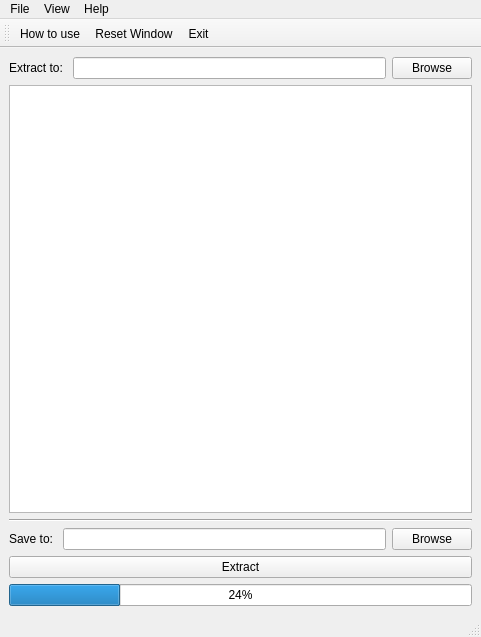
<?xml version="1.0" encoding="UTF-8"?>
<ui version="4.0">
 <class>MainWindow</class>
 <widget class="QMainWindow" name="MainWindow">
  <property name="geometry">
   <rect>
    <x>0</x>
    <y>0</y>
    <width>481</width>
    <height>637</height>
   </rect>
  </property>
  <property name="windowTitle">
   <string>MainWindow</string>
  </property>
  <widget class="QWidget" name="centralwidget">
   <layout class="QVBoxLayout" name="verticalLayout_2">
    <item>
     <layout class="QHBoxLayout" name="extractLayout">
      <item>
       <widget class="QLabel" name="labelExtract">
        <property name="text">
         <string>Extract to: </string>
        </property>
       </widget>
      </item>
      <item>
       <widget class="QLineEdit" name="lineEditExtract"/>
      </item>
      <item>
       <widget class="QPushButton" name="browseExtract">
        <property name="statusTip">
         <string>Select folder to extract</string>
        </property>
        <property name="text">
         <string>Browse</string>
        </property>
       </widget>
      </item>
     </layout>
    </item>
    <item>
     <widget class="QTextBrowser" name="listFiles"/>
    </item>
    <item>
     <widget class="Line" name="divider">
      <property name="orientation">
       <enum>Qt::Horizontal</enum>
      </property>
     </widget>
    </item>
    <item>
     <layout class="QHBoxLayout" name="saveToLayout">
      <item>
       <widget class="QLabel" name="labelSaveTo">
        <property name="text">
         <string>Save to: </string>
        </property>
       </widget>
      </item>
      <item>
       <widget class="QLineEdit" name="lineEditSaveTo"/>
      </item>
      <item>
       <widget class="QPushButton" name="browseSaveTo">
        <property name="statusTip">
         <string>Select folder to save</string>
        </property>
        <property name="text">
         <string>Browse</string>
        </property>
       </widget>
      </item>
     </layout>
    </item>
    <item>
     <layout class="QHBoxLayout" name="extAndResetlayout">
      <item>
       <widget class="QPushButton" name="extractButton">
        <property name="statusTip">
         <string>Start Extract</string>
        </property>
        <property name="text">
         <string>Extract</string>
        </property>
       </widget>
      </item>
     </layout>
    </item>
    <item>
     <widget class="QProgressBar" name="extractProgress">
      <property name="value">
       <number>24</number>
      </property>
     </widget>
    </item>
   </layout>
  </widget>
  <widget class="QMenuBar" name="menubar">
   <property name="geometry">
    <rect>
     <x>0</x>
     <y>0</y>
     <width>481</width>
     <height>26</height>
    </rect>
   </property>
   <widget class="QMenu" name="menuFile">
    <property name="title">
     <string>File</string>
    </property>
    <addaction name="actionExit"/>
   </widget>
   <widget class="QMenu" name="menuView">
    <property name="title">
     <string>View</string>
    </property>
    <widget class="QMenu" name="menuWindow">
     <property name="title">
      <string>Window</string>
     </property>
     <addaction name="actionView_statusbar"/>
     <addaction name="actionView_toolbar"/>
    </widget>
    <addaction name="menuWindow"/>
   </widget>
   <widget class="QMenu" name="menuHelp">
    <property name="title">
     <string>Help</string>
    </property>
    <addaction name="actionHow_to_use"/>
    <addaction name="actionSee_the_license"/>
    <addaction name="actionAbout_Creator"/>
   </widget>
   <addaction name="menuFile"/>
   <addaction name="menuView"/>
   <addaction name="menuHelp"/>
  </widget>
  <widget class="QToolBar" name="toolBar">
   <property name="windowTitle">
    <string>toolBar</string>
   </property>
   <attribute name="toolBarArea">
    <enum>TopToolBarArea</enum>
   </attribute>
   <attribute name="toolBarBreak">
    <bool>false</bool>
   </attribute>
   <addaction name="actionHow_to_use"/>
   <addaction name="actionResetWin"/>
   <addaction name="actionExit"/>
  </widget>
  <widget class="QStatusBar" name="statusbar"/>
  <action name="actionExit">
   <property name="icon">
    <iconset resource="myres.qrc">
     <normaloff>:/icon/img/exit.png</normaloff>:/icon/img/exit.png</iconset>
   </property>
   <property name="text">
    <string>Exit</string>
   </property>
   <property name="statusTip">
    <string>Exit application</string>
   </property>
   <property name="shortcut">
    <string>Ctrl+Q</string>
   </property>
   <property name="visible">
    <bool>true</bool>
   </property>
  </action>
  <action name="actionHow_to_use">
   <property name="icon">
    <iconset resource="myres.qrc">
     <normaloff>:/icon/img/help.png</normaloff>:/icon/img/help.png</iconset>
   </property>
   <property name="text">
    <string>How to use</string>
   </property>
   <property name="statusTip">
    <string>See how to use application</string>
   </property>
   <property name="shortcut">
    <string>Ctrl+H</string>
   </property>
  </action>
  <action name="actionSee_the_license">
   <property name="icon">
    <iconset resource="myres.qrc">
     <normaloff>:/icon/img/license.png</normaloff>:/icon/img/license.png</iconset>
   </property>
   <property name="text">
    <string>See the license</string>
   </property>
   <property name="statusTip">
    <string>See the license</string>
   </property>
  </action>
  <action name="actionAbout_Creator">
   <property name="icon">
    <iconset resource="myres.qrc">
     <normaloff>:/icon/img/about_creator.png</normaloff>:/icon/img/about_creator.png</iconset>
   </property>
   <property name="text">
    <string>About Creator</string>
   </property>
   <property name="statusTip">
    <string>About Creator</string>
   </property>
  </action>
  <action name="actionView_statusbar">
   <property name="checkable">
    <bool>true</bool>
   </property>
   <property name="checked">
    <bool>true</bool>
   </property>
   <property name="icon">
    <iconset resource="myres.qrc">
     <normaloff>:/icon/img/statusbar.png</normaloff>:/icon/img/statusbar.png</iconset>
   </property>
   <property name="text">
    <string>View statusbar</string>
   </property>
  </action>
  <action name="actionView_toolbar">
   <property name="checkable">
    <bool>true</bool>
   </property>
   <property name="checked">
    <bool>true</bool>
   </property>
   <property name="icon">
    <iconset resource="myres.qrc">
     <normaloff>:/icon/img/toolbar.png</normaloff>:/icon/img/toolbar.png</iconset>
   </property>
   <property name="text">
    <string>View toolbar</string>
   </property>
  </action>
  <action name="actionReset_Window">
   <property name="icon">
    <iconset resource="myres.qrc">
     <normaloff>:/icon/img/reset_window.png</normaloff>:/icon/img/reset_window.png</iconset>
   </property>
   <property name="text">
    <string>Reset Window</string>
   </property>
   <property name="statusTip">
    <string>Reset Window</string>
   </property>
   <property name="shortcut">
    <string>Ctrl+R</string>
   </property>
  </action>
  <action name="actionResetWin">
   <property name="icon">
    <iconset resource="myres.qrc">
     <normaloff>:/icon/img/reset_window.png</normaloff>:/icon/img/reset_window.png</iconset>
   </property>
   <property name="text">
    <string>Reset Window</string>
   </property>
   <property name="statusTip">
    <string>Reset Window</string>
   </property>
   <property name="shortcut">
    <string>Ctrl+R</string>
   </property>
  </action>
 </widget>
 <resources>
  <include location="myres.qrc"/>
 </resources>
 <connections/>
</ui>
